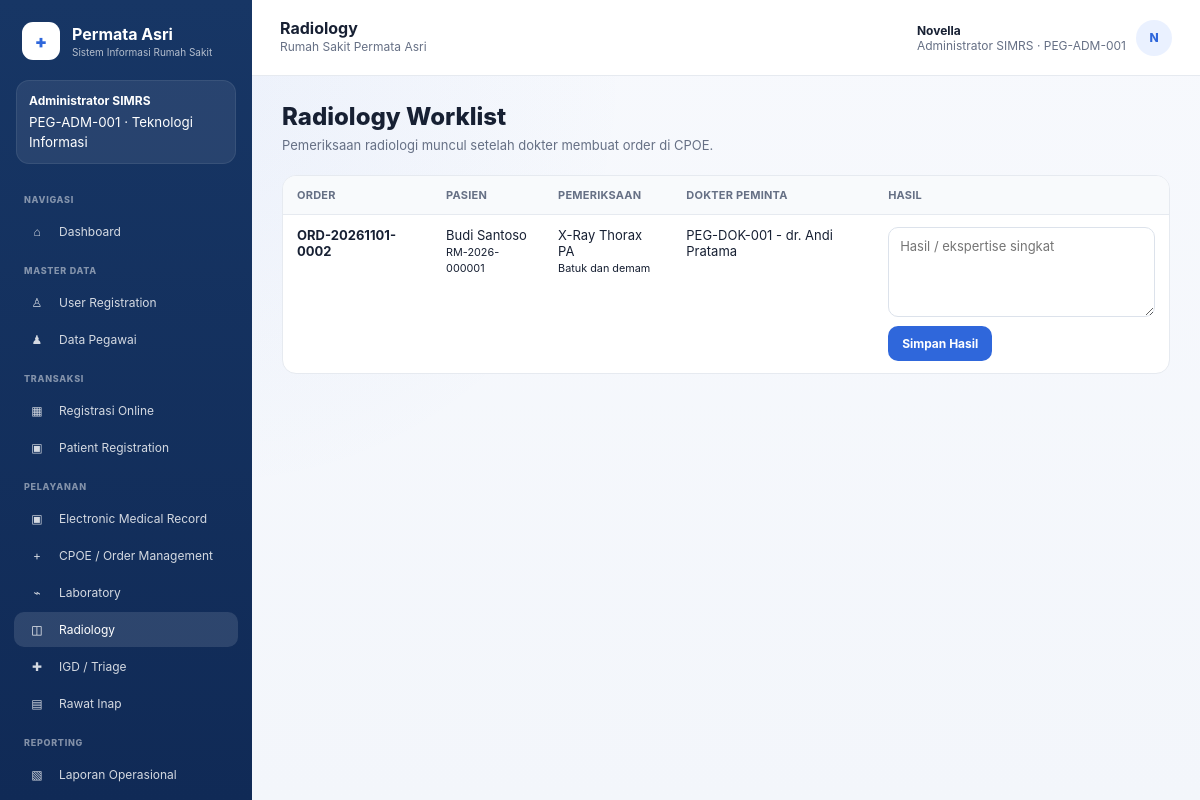
The app's page /radiology.php (signed in) with its own data.
### tables this page shows
CREATE TABLE users (
    id INT AUTO_INCREMENT PRIMARY KEY,
    employee_id INT NOT NULL UNIQUE,
    username VARCHAR(60) NOT NULL UNIQUE,
    password_hash VARCHAR(255) NOT NULL,
    is_active TINYINT(1) NOT NULL DEFAULT 1,
    created_at DATETIME NOT NULL DEFAULT CURRENT_TIMESTAMP,
    CONSTRAINT fk_user_employee FOREIGN KEY (employee_id) REFERENCES employees(id)
);

CREATE TABLE roles (
    id INT AUTO_INCREMENT PRIMARY KEY,
    code VARCHAR(50) NOT NULL UNIQUE,
    name VARCHAR(100) NOT NULL
);

CREATE TABLE employees (
    id INT AUTO_INCREMENT PRIMARY KEY,
    employee_code VARCHAR(30) NOT NULL UNIQUE,
    full_name VARCHAR(150) NOT NULL,
    profession VARCHAR(100) NOT NULL,
    role_id INT NOT NULL,
    unit_id INT NULL,
    is_active TINYINT(1) NOT NULL DEFAULT 1,
    CONSTRAINT fk_employee_role FOREIGN KEY (role_id) REFERENCES roles(id),
    CONSTRAINT fk_employee_unit FOREIGN KEY (unit_id) REFERENCES units(id)
);

CREATE TABLE units (
    id INT AUTO_INCREMENT PRIMARY KEY,
    code VARCHAR(30) NOT NULL UNIQUE,
    name VARCHAR(100) NOT NULL,
    unit_type VARCHAR(30) NOT NULL
);

CREATE TABLE radiology_orders (
    id INT AUTO_INCREMENT PRIMARY KEY,
    order_id INT NOT NULL UNIQUE,
    exam_name VARCHAR(255) NOT NULL,
    clinical_indication TEXT NULL,
    status VARCHAR(40) NOT NULL DEFAULT 'Menunggu',
    result TEXT NULL,
    verified_by INT NULL,
    verified_at DATETIME NULL,
    CONSTRAINT fk_rad_order FOREIGN KEY (order_id) REFERENCES orders(id) ON DELETE CASCADE,
    CONSTRAINT fk_rad_verify FOREIGN KEY (verified_by) REFERENCES employees(id)
);

CREATE TABLE orders (
    id INT AUTO_INCREMENT PRIMARY KEY,
    order_no VARCHAR(40) NULL UNIQUE,
    registration_id INT NOT NULL,
    ordering_employee_id INT NOT NULL,
    order_type ENUM('Laboratorium','Radiologi','Obat','Konsultasi','Rawat Inap') NOT NULL,
    detail VARCHAR(255) NOT NULL,
    clinical_indication TEXT NULL,
    priority ENUM('Rutin','CITO') NOT NULL DEFAULT 'Rutin',
    status VARCHAR(40) NOT NULL DEFAULT 'Ordered',
    created_at DATETIME NOT NULL DEFAULT CURRENT_TIMESTAMP,
    CONSTRAINT fk_order_reg FOREIGN KEY (registration_id) REFERENCES registrations(id),
    CONSTRAINT fk_order_employee FOREIGN KEY (ordering_employee_id) REFERENCES employees(id)
);

CREATE TABLE patients (
    id INT AUTO_INCREMENT PRIMARY KEY,
    medical_record_no VARCHAR(30) NULL UNIQUE,
    nik VARCHAR(16) NOT NULL UNIQUE,
    full_name VARCHAR(150) NOT NULL,
    birth_date DATE NOT NULL,
    gender ENUM('L','P') NOT NULL,
    address TEXT NULL,
    phone VARCHAR(30) NULL,
    email VARCHAR(120) NULL,
    payer VARCHAR(40) NOT NULL DEFAULT 'Umum',
    created_at DATETIME NOT NULL DEFAULT CURRENT_TIMESTAMP
);

### database.php (called while the page is built, shortened)
<?php
function db(): PDO
{
    static $pdo = null;
    if ($pdo instanceof PDO) {
        return $pdo;
    }
    $dsn = 'mysql:host=' . DB_HOST . ';dbname=' . DB_NAME . ';charset=utf8mb4';
    $pdo = new PDO($dsn, DB_USER, DB_PASS, [
        PDO::ATTR_ERRMODE => PDO::ERRMODE_EXCEPTION,
        PDO::ATTR_DEFAULT_FETCH_MODE => PDO::FETCH_ASSOC,
        PDO::ATTR_EMULATE_PREPARES => false,
    ]);
    return $pdo;
}

### functions.php (called while the page is built, shortened)
<?php
require_once __DIR__ . '/../config/database.php';
require_once __DIR__ . '/schema_updates.php';
function e(?string $value): string
{
    return htmlspecialchars($value ?? '', ENT_QUOTES, 'UTF-8');
}
function current_user(): ?array
{
    ensure_progress03_schema(db());
    $stmt = db()->prepare(
        'SELECT u.id AS user_id, u.username, e.id AS employee_id, e.employee_code,
                e.full_name, e.profession, r.id AS role_id, r.code AS role_code,
                r.name AS role_name, un.name AS unit_name
         FROM users u
         JOIN employees e ON e.id = u.employee_id
         JOIN roles r ON r.id = e.role_id
         LEFT JOIN units un ON un.id = e.unit_id
         WHERE u.id = ? AND u.is_active = 1
         LIMIT 1'
    );
    $stmt->execute([$_SESSION['user_id']]);
    $user = $stmt->fetch();
    return $user ?: null;
}
function require_login(): array
{
    $user = current_user();
    return $user;
}
function sidebar_menus(int $roleId): array
{
    $stmt = db()->prepare(
        'SELECT DISTINCT m.label, m.icon, m.section_name, m.page_file, m.sort_order
         FROM menus m
         JOIN permissions p ON p.code = m.permission_code
         JOIN role_permissions rp ON rp.permission_id = p.id
         WHERE rp.role_id = ? AND m.is_active = 1
         ORDER BY m.sort_order, m.id'
    );
    $stmt->execute([$roleId]);
    return $stmt->fetchAll();
}

### schema_updates.php (called while the page is built, shortened)
<?php
function ensure_progress03_schema(PDO $pdo): void
{
    $pdo->exec(
        "CREATE TABLE IF NOT EXISTS patient_registration_requests (
            id INT AUTO_INCREMENT PRIMARY KEY,
            request_no VARCHAR(40) NULL UNIQUE,
            nik VARCHAR(16) NOT NULL,
            full_name VARCHAR(150) NOT NULL,
            birth_date DATE NOT NULL,
            gender ENUM('L','P') NOT NULL,
            address TEXT NULL,
            phone VARCHAR(30) NOT NULL,
            email VARCHAR(120) NULL,
            payer VARCHAR(40) NOT NULL DEFAULT 'Umum',
            unit_id INT NOT NULL,
            doctor_employee_id INT NOT NULL,
            schedule_id INT NOT NULL,
            visit_date DATE NOT NULL,
            complaint TEXT NULL,
            status VARCHAR(40) NOT NULL DEFAULT 'Menunggu Verifikasi',
            admin_note TEXT NULL,
            patient_id INT NULL,
            registration_id INT NULL,
            reviewed_by INT NULL,
            reviewed_at DATETIME NULL,
            created_at DATETIME NOT NULL DEFAULT CURRENT_TIMESTAMP,
            INDEX idx_prr_status (status),
            INDEX idx_prr_visit_date (visit_date),
            CONSTRAINT fk_prr_unit FOREIGN KEY (unit_id) REFERENCES units(id),
            CONSTRAINT fk_prr_doctor FOREIGN KEY (doctor_employee_id) REFERENCES employees(id),
            CONSTRAINT fk_prr_schedule FOREIGN KEY (schedule_id) REFERENCES doctor_schedules(id),
            CONSTRAINT fk_prr_patient FOREIGN KEY (patient_id) REFERENCES patients(id),
            CONSTRAINT fk_prr_registration FOREIGN KEY (registration_id) REFERENCES registrations(id),
            CONSTRAINT fk_prr_reviewer FOREIGN KEY (reviewed_by) REFERENCES users(id)
        ) ENGINE=InnoDB"
    );
    $menuCheck = $pdo->prepare('SELECT id FROM menus WHERE page_file=? LIMIT 1');
    $menuCheck->execute(['patient_registration_requests.php']);
    $units = [
        ['PB', 'Poli Bedah', 'POLI'],
        ['PK', 'Poli Kandungan', 'POLI'],
    ];
    $unitInsert = $pdo->prepare(
        'INSERT INTO units (code, name, unit_type)
         SELECT ?, ?, ?
         WHERE NOT EXISTS (SELECT 1 FROM units WHERE code=?)'
    );
    foreach ($units as [$code, $name, $type]) {
        $unitInsert->execute([$code, $name, $type, $code]);
    }
    $roleStmt = $pdo->prepare("SELECT id FROM roles WHERE code='dokter' LIMIT 1");
    $roleStmt->execute();
    $doctorRoleId = (int) $roleStmt->fetchColumn();
    if ($doctorRoleId > 0) {
        $doctorSeeds = [
            ['PEG-DOK-003', 'dr. Raka Mahendra', 'Dokter', 'PU'],
            ['PEG-DOK-004', 'dr. Nadia Putri, Sp.PD', 'Dokter Sp.PD', 'PD'],
            ['PEG-DOK-005', 'dr. Salsabila Rahman, Sp.A', 'Dokter Sp.A', 'PA'],
            ['PEG-DOK-006', 'dr. Bima Aditya, Sp.B', 'Dokter Sp.B', 'PB'],
            ['PEG-DOK-007', 'dr. Citra Maharani, Sp.OG', 'Dokter Sp.OG', 'PK'],
        ];
        $unitIdStmt = $pdo->prepare('SELECT id FROM units WHERE code=? LIMIT 1');
        $employeeExists = $pdo->prepare('SELECT id FROM employees WHERE employee_code=? LIMIT 1');
        foreach ($doctorSeeds as [$employeeCode, $name, $profession, $unitCode]) {
            $employeeExists->execute([$employeeCode]);
            if ($employeeExists->fetchColumn()) {
                continue;
            }
            $unitIdStmt->execute([$unitCode]);
        }
        $scheduleSeeds = [
            ['PEG-DOK-003', 'PU', 'Selasa', '08:00:00', '12:00:00'],
            ['PEG-DOK-003', 'PU', 'Jumat', '08:00:00', '11:00:00'],
            ['PEG-DOK-004', 'PD', 'Senin', '13:00:00', '16:00:00'],
            ['PEG-DOK-004', 'PD', 'Jumat', '09:00:00', '12:00:00'],
            ['PEG-DOK-005', 'PA', 'Senin', '09:00:00', '12:00:00'],
            ['PEG-DOK-005', 'PA', 'Kamis', '13:00:00', '16:00:00'],
            ['PEG-DOK-006', 'PB', 'Selasa', '13:00:00', '16:00:00'],
            ['PEG-DOK-006', 'PB', 'Jumat', '13:00:00', '16:00:00'],
            ['PEG-DOK-007', 'PK', 'Rabu', '09:00:00', '12:00:00'],
            ['PEG-DOK-007', 'PK', 'Sabtu', '08:00:00', '11:00:00'],
        ];
        $employeeIdStmt = $pdo->prepare('SELECT id FROM employees WHERE employee_code=? LIMIT 1');
        $scheduleExists = $pdo->prepare(
            'SELECT id FROM doctor_schedules
             WHERE employee_id=? AND unit_id=? AND day_name=? AND start_time=? AND end_time=? LIMIT 1'
        );
        foreach ($scheduleSeeds as [$employeeCode, $unitCode, $dayName, $startTime, $endTime]) {
            $employeeIdStmt->execute([$employeeCode]);
            $employeeId = (int) $employeeIdStmt->fetchColumn();
            $unitIdStmt->execute([$unitCode]);
            $unitId = (int) $unitIdStmt->fetchColumn();
            $scheduleExists->execute([$employeeId, $unitId, $dayName, $startTime, $endTime]);
        }
    }
}

### radiology.php (the view, shortened to what this page needs)
<?php
require_once __DIR__ . '/includes/functions.php';
$user = require_login();
$pageTitle = 'Radiology';
$rows = db()->query("SELECT ro.id, ro.exam_name, ro.clinical_indication, ro.status, ro.result, o.order_no, p.full_name AS patient_name, p.medical_record_no, d.employee_code AS doctor_code, d.full_name AS doctor_name FROM radiology_orders ro JOIN orders o ON o.id=ro.order_id JOIN registrations r ON r.id=o.registration_id JOIN patients p ON p.id=r.patient_id JOIN employees d ON d.id=o.ordering_employee_id ORDER BY ro.id DESC")->fetchAll();
require __DIR__ . '/includes/header.php';
?>
<h1 class="page-title">Radiology Worklist</h1>
<p class="page-subtitle">Pemeriksaan radiologi muncul setelah dokter membuat order di CPOE.</p>
<div class="table-wrap"><table><thead><tr><th>Order</th><th>Pasien</th><th>Pemeriksaan</th><th>Dokter Peminta</th><th>Hasil</th></tr></thead><tbody><?php foreach($rows as $r): ?><tr><td><b><?= e($r['order_no']) ?></b></td><td><?= e($r['patient_name']) ?><br><small><?= e($r['medical_record_no']) ?></small></td><td><?= e($r['exam_name']) ?><br><small><?= e($r['clinical_indication']) ?></small></td><td><?= e($r['doctor_code'].' - '.$r['doctor_name']) ?></td><td><?php if($r['status']==='Selesai'): ?><span class="badge badge-green">Selesai</span><div class="note"><?= e($r['result']) ?></div><?php else: ?><form method="POST"><input type="hidden" name="radiology_id" value="<?= $r['id'] ?>"><textarea class="input" name="result" placeholder="Hasil / ekspertise singkat" required></textarea><button class="btn btn-primary" style="margin-top:6px">Simpan Hasil</button></form><?php endif; ?></td></tr><?php endforeach; ?></tbody></table></div>
<?php require __DIR__ . '/includes/footer.php'; ?>

### header.php (shortened to what this page needs)
<?php
$pageTitle = $pageTitle ?? 'SIMRS';
$activeFile = basename($_SERVER['PHP_SELF']);
$menus = sidebar_menus((int) $user['role_id']);
$initials = strtoupper(substr($user['full_name'], 0, 1));
?>
<!DOCTYPE html>
<html lang="id">
<head>
  <link rel="stylesheet" href="assets/css/app.css">
</head>
<body>
  <aside class="sidebar">
    <div class="sidebar-brand">
      <div class="brand-mark">+</div>
      <div>
        <strong>Permata Asri</strong>
        <small>Sistem Informasi Rumah Sakit</small>
      </div>
    </div>
    <div class="role-card">
      <b><?= e($user['role_name']) ?></b>
      <small><?= e($user['employee_code']) ?> · <?= e($user['unit_name'] ?? '-') ?></small>
    </div>
    <?php $section = null; ?>
    <?php foreach ($menus as $menu): ?>
      <?php if ($section !== $menu['section_name']): $section = $menu['section_name']; ?>
        <div class="sidebar-menu-title"><?= e($section) ?></div>
      <?php endif; ?>
      <a class="sidebar-link <?= $activeFile === $menu['page_file'] ? 'active' : '' ?>" href="<?= e($menu['page_file']) ?>">
        <span class="ico"><?= e($menu['icon']) ?></span>
        <span><?= e($menu['label']) ?></span>
      </a>
    <?php endforeach; ?>
  </aside>
  <div class="content-shell">
    <header class="topbar">
      <div>
        <strong><?= e($pageTitle) ?></strong>
        <div class="note">Rumah Sakit Permata Asri</div>
      </div>
      <div class="user-chip">
        <div>
          <strong><?= e($user['full_name']) ?></strong>
          <span><?= e($user['profession']) ?> · <?= e($user['employee_code']) ?></span>
        </div>
        <div class="avatar"><?= e($initials) ?></div>
      </div>
    </header>
    <main class="page-wrap">

### records on screen
users: roles.name "Administrator SIMRS", employee.employee_code "PEG-ADM-001", units.name "Teknologi Informasi", employee.full_name "Novella", employee.profession "Administrator SIMRS", employee.full_name "N"
radiology_orders: order.order_no "ORD-20261101-0002", patients.full_name "Budi Santoso", patients.medical_record_no "RM-2026-000001", exam_name "X-Ray Thorax PA", clinical_indication "Batuk dan demam", employees.employee_code+full_name "PEG-DOK-001 - dr. Andi Pratama"

### other values on screen
$section "NAVIGASI"
$menu['icon'] "⌂"
$menu['label'] "Dashboard"
$section "MASTER DATA"
$menu['icon'] "♙"
$menu['label'] "User Registration"
$menu['icon'] "♟"
$menu['label'] "Data Pegawai"
$section "TRANSAKSI"
$menu['icon'] "▦"
$menu['label'] "Registrasi Online"
$menu['icon'] "▣"
$menu['label'] "Patient Registration"
$section "PELAYANAN"
$menu['label'] "Electronic Medical Record"
